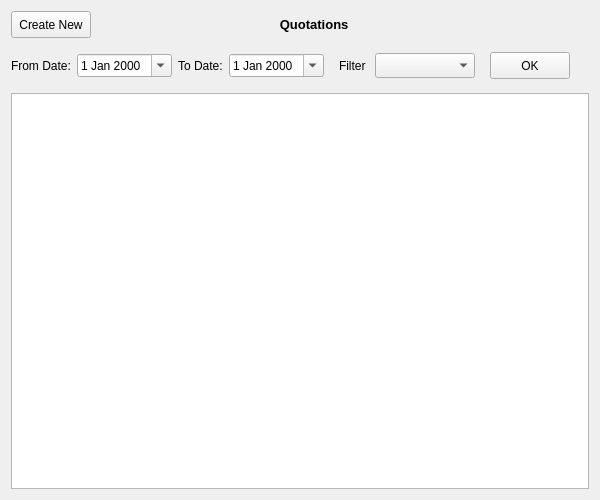
<?xml version="1.0" encoding="UTF-8"?>
<ui version="4.0">
 <class>Quotations</class>
 <widget class="QWidget" name="Quotations">
  <property name="geometry">
   <rect>
    <x>0</x>
    <y>0</y>
    <width>600</width>
    <height>500</height>
   </rect>
  </property>
  <property name="windowTitle">
   <string>Form</string>
  </property>
  <layout class="QGridLayout" name="gridLayout">
   <item row="0" column="0">
    <widget class="QPushButton" name="createNewPushButton">
     <property name="sizePolicy">
      <sizepolicy hsizetype="Fixed" vsizetype="Fixed">
       <horstretch>0</horstretch>
       <verstretch>0</verstretch>
      </sizepolicy>
     </property>
     <property name="minimumSize">
      <size>
       <width>0</width>
       <height>27</height>
      </size>
     </property>
     <property name="text">
      <string>Create New</string>
     </property>
    </widget>
   </item>
   <item row="0" column="1">
    <widget class="QLabel" name="titleLabel">
     <property name="sizePolicy">
      <sizepolicy hsizetype="Preferred" vsizetype="Preferred">
       <horstretch>0</horstretch>
       <verstretch>0</verstretch>
      </sizepolicy>
     </property>
     <property name="font">
      <font>
       <pointsize>10</pointsize>
       <weight>75</weight>
       <bold>true</bold>
      </font>
     </property>
     <property name="text">
      <string>Quotations                </string>
     </property>
     <property name="alignment">
      <set>Qt::AlignCenter</set>
     </property>
    </widget>
   </item>
   <item row="1" column="0" colspan="2">
    <layout class="QHBoxLayout" name="horizontalLayout" stretch="0,1,0,1,0,0,1">
     <item>
      <widget class="QLabel" name="fromDateLabel">
       <property name="text">
        <string>From Date:</string>
       </property>
      </widget>
     </item>
     <item>
      <widget class="QDateEdit" name="fromDateDateEdit">
       <property name="maximumSize">
        <size>
         <width>100</width>
         <height>16777215</height>
        </size>
       </property>
       <property name="calendarPopup">
        <bool>true</bool>
       </property>
      </widget>
     </item>
     <item>
      <widget class="QLabel" name="toDateLabel">
       <property name="text">
        <string>To Date:</string>
       </property>
      </widget>
     </item>
     <item>
      <widget class="QDateEdit" name="toDateDateEdit">
       <property name="maximumSize">
        <size>
         <width>100</width>
         <height>16777215</height>
        </size>
       </property>
       <property name="calendarPopup">
        <bool>true</bool>
       </property>
      </widget>
     </item>
     <item>
      <widget class="QWidget" name="widget" native="true">
       <property name="minimumSize">
        <size>
         <width>120</width>
         <height>0</height>
        </size>
       </property>
       <layout class="QHBoxLayout" name="horizontalLayout_2">
        <item>
         <widget class="QLabel" name="filterLabel">
          <property name="text">
           <string>Filter </string>
          </property>
         </widget>
        </item>
        <item>
         <widget class="QComboBox" name="filterCombo">
          <property name="minimumSize">
           <size>
            <width>100</width>
            <height>25</height>
           </size>
          </property>
         </widget>
        </item>
       </layout>
      </widget>
     </item>
     <item>
      <widget class="QPushButton" name="okPushButton">
       <property name="sizePolicy">
        <sizepolicy hsizetype="Fixed" vsizetype="Fixed">
         <horstretch>0</horstretch>
         <verstretch>0</verstretch>
        </sizepolicy>
       </property>
       <property name="minimumSize">
        <size>
         <width>0</width>
         <height>27</height>
        </size>
       </property>
       <property name="text">
        <string>OK</string>
       </property>
      </widget>
     </item>
     <item>
      <spacer name="horizontalSpacer">
       <property name="orientation">
        <enum>Qt::Horizontal</enum>
       </property>
       <property name="sizeHint" stdset="0">
        <size>
         <width>40</width>
         <height>20</height>
        </size>
       </property>
      </spacer>
     </item>
    </layout>
   </item>
   <item row="2" column="0" colspan="2">
    <widget class="QTableWidget" name="tableWidget">
     <property name="frameShape">
      <enum>QFrame::StyledPanel</enum>
     </property>
     <property name="lineWidth">
      <number>0</number>
     </property>
     <property name="alternatingRowColors">
      <bool>true</bool>
     </property>
     <property name="selectionBehavior">
      <enum>QAbstractItemView::SelectRows</enum>
     </property>
     <property name="gridStyle">
      <enum>Qt::NoPen</enum>
     </property>
    </widget>
   </item>
  </layout>
 </widget>
 <resources/>
 <connections/>
</ui>
